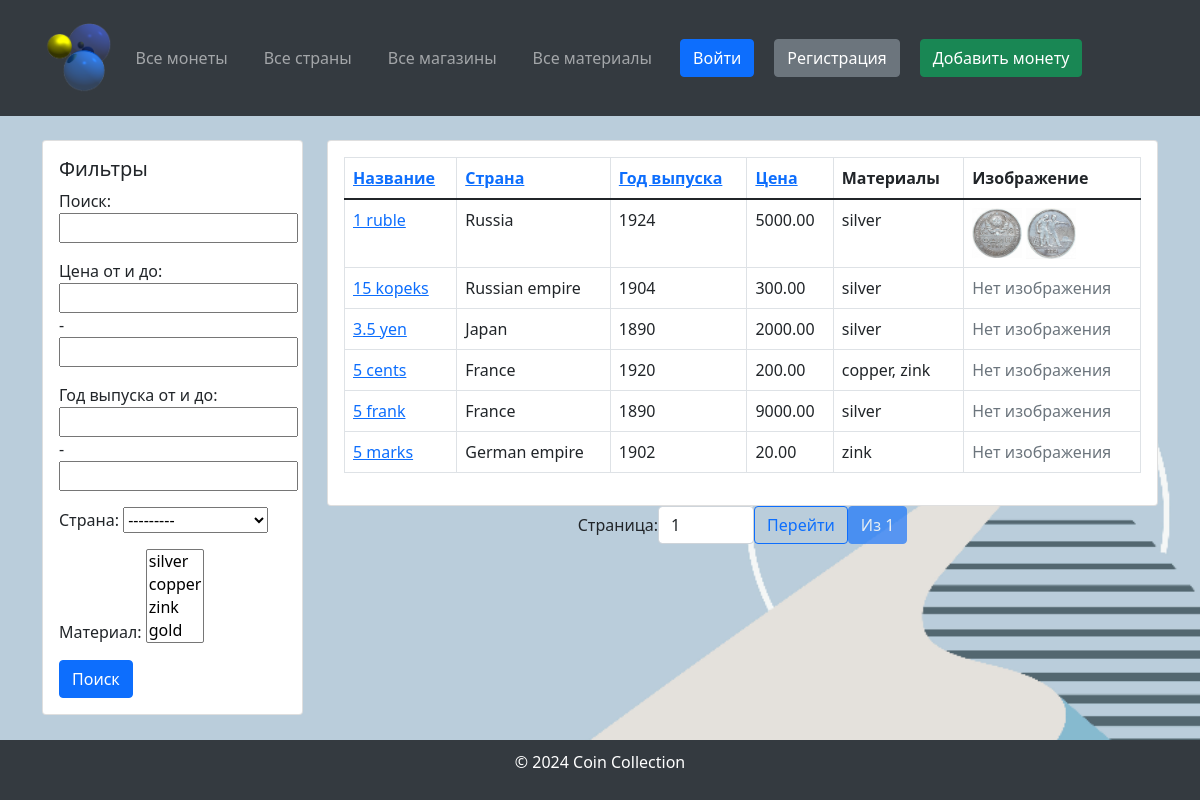
The app's page /, older data.
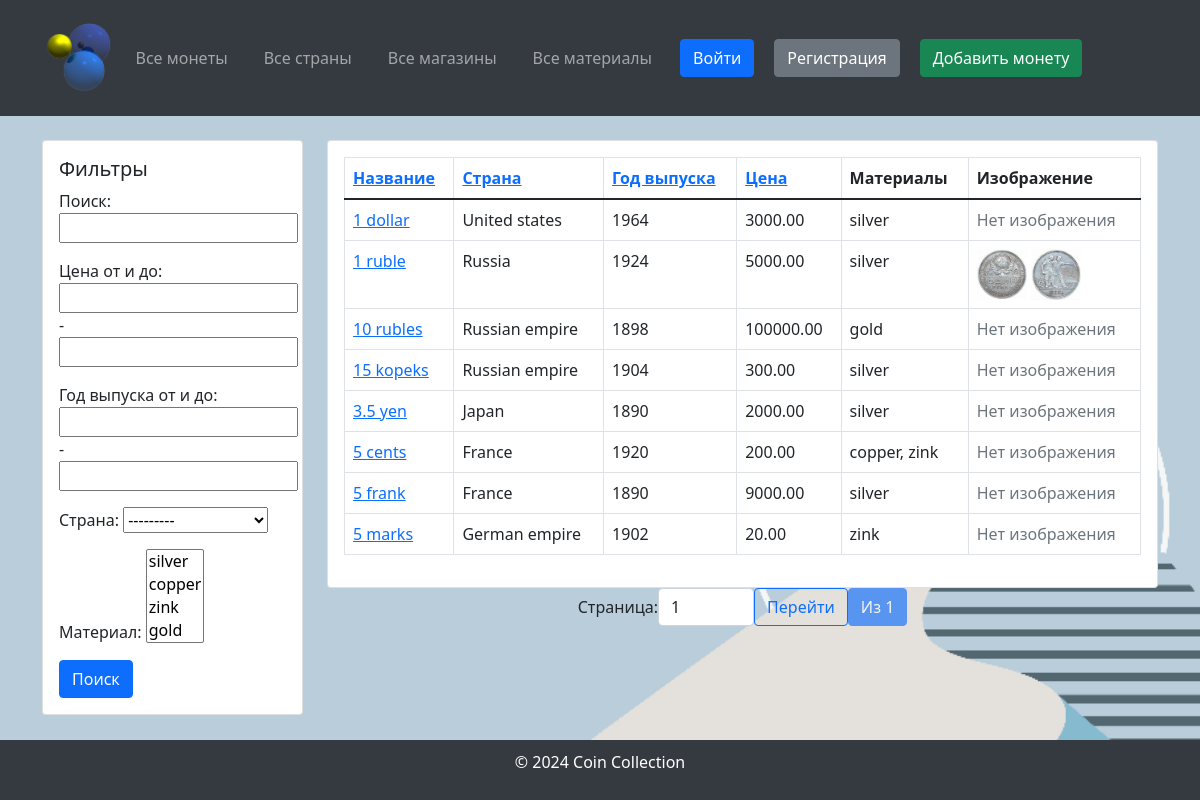
The same page, newer data.
### coindb/models.py (models this page shows, shortened)
class Coin(models.Model):
    name = models.CharField(max_length=255, verbose_name="Coin Name")
    country = models.ForeignKey(Country, on_delete=models.SET_NULL, blank=True, null=True,
                                verbose_name="Country of Origin")
    year = models.IntegerField(verbose_name="Year of Issue")
    material = models.ManyToManyField(Material, verbose_name="Coin Material")
    price = models.DecimalField(max_digits=10, decimal_places=2, verbose_name="Coin Price")
    imageObverse = models.ImageField(upload_to="coins/", verbose_name="Coin Obverse Image", blank=True, null=True)
    imageReverse = models.ImageField(upload_to="coins/", verbose_name="Coin Reverse Image", blank=True, null=True)
    shop = models.ForeignKey('Shop', on_delete=models.SET_NULL, null=True, blank=True, verbose_name="Shop",
                             related_name="coins")
    class Meta:
        verbose_name = "Coin"
        verbose_name_plural = "Coins"

class Country(models.Model):
    CONTINENT_CHOICES = [
        ("Africa", "Africa"),
        ("Asia", "Asia"),
        ("Europe", "Europe"),
        ("North America", "North America"),
        ("South America", "South America"),
        ("Antarctica", "Antarctica"),
        ("Australia", "Australia"),
    ]
    name = models.CharField(max_length=255, verbose_name="Country Name")
    continent = models.CharField(max_length=20, choices=CONTINENT_CHOICES, verbose_name="Continent")
    code = models.CharField(max_length=10, verbose_name="Country Code", unique=True)
    class Meta:
        verbose_name = "Country"
        verbose_name_plural = "Countries"
    def __str__(self):
        return self.name

class Material(models.Model):
    name = models.CharField(max_length=255, verbose_name="Material Name")
    price = models.DecimalField(max_digits=10, decimal_places=2, verbose_name="Material Price")
    class Meta:
        verbose_name = "Material"
        verbose_name_plural = "Materials"
    def __str__(self):
        return self.name

### coindb/views.py (the view)
# urls.py: path('', views.CoinListView.as_view(), name='coin_list'),
class CoinListView(ListView):
    model = Coin
    template_name = 'coin/coin_list.html'
    context_object_name = 'coins'
    filterset_class = CoinFilterSet
    paginate_by = 10
    def get_queryset(self):
        queryset = super().get_queryset()
        coin_filter = CoinFilterSet(self.request.GET, queryset=queryset)
        queryset = coin_filter.qs
        sort_field = self.request.GET.get('sort', 'name')
        order = self.request.GET.get('order', 'asc')
        if order == 'desc':
            sort_field = f'-{sort_field}'
        queryset = queryset.order_by(sort_field)
        return queryset
    def get_context_data(self, **kwargs):
        context = super().get_context_data(**kwargs)
        queryset = self.get_queryset()
        paginator = Paginator(queryset, self.paginate_by)
        page_number = self.request.GET.get('page')
        page_obj = paginator.get_page(page_number)
        context['page_obj'] = page_obj
        context['filter'] = CoinFilterSet(self.request.GET, queryset=queryset)
        return context

### templates/coin/coin_list.html (shortened to what this page needs)
{% extends 'base.html' %}
{% load bootstrap5 %}
{% block sidebar %}
    <div class="col-md-12 mb-4">
        <div class="card">
            <div class="card-body">
                <form method="get">
                    <h5 class="card-title">Фильтры</h5>
                    {{ filter.form.as_p }}
                    <button type="submit" class="btn btn-primary">Поиск</button>
                </form>
            </div>
        </div>
    </div>
{% endblock %}
{% block content %}
    <div class="card">
        <div class="card-body">
            <table class="table table-bordered">
                <thead>
                <tr>
                    <th>
                        <a href="?sort=name{% if request.GET.sort == 'name' and request.GET.order != 'desc' %}&order=desc{% endif %}">
                            Название
                        </a>
                    </th>
                    <th>
                        <a href="?sort=country{% if request.GET.sort == 'country' and request.GET.order != 'desc' %}&order=desc{% endif %}">
                            Страна
                        </a>
                    </th>
                    <th>
                        <a href="?sort=year{% if request.GET.sort == 'year' and request.GET.order != 'desc' %}&order=desc{% endif %}">
                            Год выпуска
                        </a>
                    </th>
                    <th>
                        <a href="?sort=price{% if request.GET.sort == 'price' and request.GET.order != 'desc' %}&order=desc{% endif %}">
                            Цена
                        </a>
                    </th>
                    <th>Материалы</th>
                    <th>Изображение</th>
                </tr>
                </thead>
                <tbody>
                {% for coin in coins %}
                    <tr>
                        <td><a href="{% url 'coin_detail' coin.id %}">{{ coin.name }}</a></td>
                        <td>{{ coin.country.name }}</td>
                        <td>{{ coin.year }}</td>
                        <td>{{ coin.price }}</td>
                        <td>
                            {% for material in coin.material.all %}
                                {{ material.name }}{% if not forloop.last %}, {% endif %}
                            {% endfor %}
                        </td>
                        <td>
                            {% if coin.imageObverse %}
                                <img src="{{ coin.imageObverse.url }}" alt="{{ coin.name }}" width="50">
                            {% endif %}
                            {% if coin.imageReverse %}
                                <img src="{{ coin.imageReverse.url }}" alt="{{ coin.name }}" width="50">
                            {% endif %}
                            {% if  not coin.imageObverse and not coin.imageReverse %}
                                <span class="text-muted">Нет изображения</span>
                            {% endif %}
                        </td>
                    </tr>
                {% empty %}
                    <tr>
                        <td colspan="6" class="text-center">Монеты не найдены</td>
                    </tr>
                {% endfor %}
                </tbody>
            </table>
        </div>
    </div>
    <div class="pagination justify-content-center">
        <form method="get" class="d-inline-flex align-items-center">
            <label for="page-input" class="mr-2">Страница:</label>
            <input type="number" id="page-input" name="page" value="{{ page_obj.number }}" min="1"
                   max="{{ page_obj.paginator.num_pages }}" class="form-control w-auto" style="width: 80px;">
            <button type="submit" class="btn btn-outline-primary ml-2">Перейти</button>
        </form>
        <span class="btn btn-primary disabled ml-2">Из {{ page_obj.paginator.num_pages }}</span>
    </div>
{% endblock %}

### templates/base.html (shortened to what this page needs)
<!DOCTYPE html>
<html lang="ru">
<head>
    <link href="https://cdn.jsdelivr.net/npm/bootstrap@5.1.3/dist/css/bootstrap.min.css" rel="stylesheet">
    <link href="https://cdnjs.cloudflare.com/ajax/libs/font-awesome/5.15.4/css/all.min.css" rel="stylesheet">
</head>
<body>
<header>
    <div class="container">
        <nav class="navbar navbar-expand-lg navbar-dark">
            <a class="navbar-brand" href="{% url 'coin_list' %}">
                <img src="/media/logo.png" alt="Монеты" style="height: 70px;">
            </a>
            <div class="collapse navbar-collapse" id="navbarNav">
                <ul class="navbar-nav ml-auto">
                    <li class="nav-item">
                        <a class="nav-link" href="{% url 'coin_list' %}">Все монеты</a>
                    </li>
                    <li class="nav-item">
                        <a class="nav-link" href="{% url 'country_list' %}">Все страны</a>
                    </li>
                    <li class="nav-item">
                        <a class="nav-link" href="{% url 'shop_list' %}">Все магазины</a>
                    </li>
                    <li class="nav-item">
                        <a class="nav-link" href="{% url 'material_list' %}">Все материалы</a>
                    </li>
                </ul>
                {% if user.is_authenticated %}
                    <a href="{% url 'profile' %}" class="btn btn-primary ml-3">Мой профиль</a>
                    <a href="{% url 'logout' %}" class="btn btn-danger ml-3">Выйти</a>
                {% else %}
                    <a href="{% url 'login' %}" class="btn btn-primary ml-3">Войти</a>
                    <a href="{% url 'signup' %}" class="btn btn-secondary ml-3">Регистрация</a>
                {% endif %}
                {% if request.resolver_match.url_name == 'coin_list' %}
                    <a href="{% url 'coin_create' %}" class="btn btn-success ml-3">Добавить монету</a>
                {% elif request.resolver_match.url_name == 'country_list' %}
                    <a href="{% url 'country_create' %}" class="btn btn-success ml-3">Добавить страну</a>
                {% elif request.resolver_match.url_name == 'shop_list' %}
                    <a href="{% url 'shop_create' %}" class="btn btn-success ml-3">Добавить магазин</a>
                {% elif request.resolver_match.url_name == 'material_list' %}
                    <a href="{% url 'material_create' %}" class="btn btn-success ml-3">Добавить материал</a>
                {% endif %}
            </div>
        </nav>
    </div>
</header>
<main class="container mt-4">
    <div class="row">
        <aside class="col-md-3">
            {% block sidebar %}{% endblock %}
        </aside>
        <section class="col-md-9">
            {% block content %}{% endblock %}
        </section>
    </div>
</main>
<footer>
    <p>&copy; 2024 Coin Collection</p>
</footer>
</body>
</html>

### templates/base.html (style rules this page uses)
body, html { display: flex; flex-direction: column; min-height: 100vh; margin: 0; }
main { flex-grow: 1; }
footer { background-color: #343a40; color: #fff; padding: 10px 0; text-align: center; }
body { background-image: url("/media/background.png"); background-size: cover; background-repeat: no-repeat; background-position: center; }
header { background-color: #343a40; color: #fff; padding: 10px 0; }
header a { color: #fff; text-decoration: none; margin-right: 20px; }

Row changes from the older to the newer data that the page shows:
added Coin: name "1 dollar", country.name "United states", year "1964", price "3000.00", imageObverse "Нет изображения", Material (name "silver")
added Coin: name "10 rubles", country.name "Russian empire", year "1898", price "100000.00", imageObverse "Нет изображения"
now on this page (row unchanged): Material: name "gold", shown under "10 rubles"
